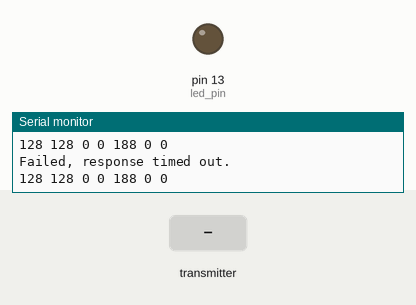
The sketch below on a simulated Arduino Uno, built with avr-gcc and run on an emulated ATmega328P. On the bench: output pins drawn as LEDs (lit = HIGH), the last lines printed to the serial monitor. The test bench sets the inputs (shaded band). No radio packets arrive unless stated.

Above: at 1.2 s.
1.3 s: the transmitter starts sending response = 0
At 2.6 s:
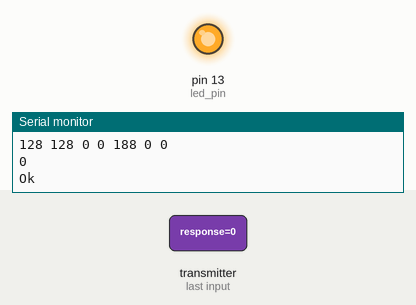
2.9 s: the transmitter starts sending response = 64
At 3.8 s:
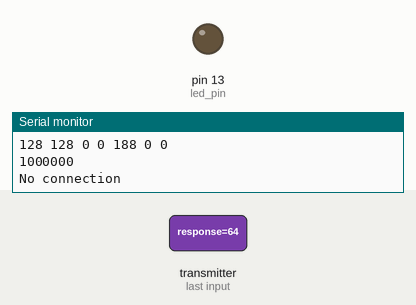
Timing chart, 0 to 5.9 s (numbered marks = the images above; inputs shaded):
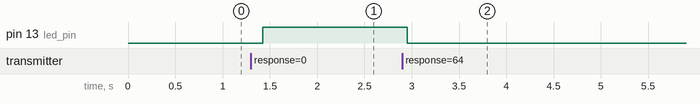

The sketch:

ArduAutoController.ino
```cpp
#include <Wire.h>
#include <ArduinoNunchuk.h>
#include <SPI.h>
#include "nRF24L01.h"
#include "RF24.h"

#define BAUDRATE 57600

const int led_pin = 13;

ArduinoNunchuk nunchuk = ArduinoNunchuk();

RF24 radio(9, 10);

// Radio pipe addresses for the 2 nodes to communicate.
const uint64_t pipes[2] = { 0xF0F0F0F0E1LL, 0xF0F0F0F0D2LL };

void setup()
{
  Serial.begin(BAUDRATE);
  pinMode(led_pin, OUTPUT);
  nunchuk.init();
  radio.begin();
  radio.openWritingPipe(pipes[0]);
  radio.openReadingPipe(1,pipes[1]);

}

void loop()
{
  nunchuk.update();

  byte analogX = nunchuk.analogX;
  byte analogY = nunchuk.analogY;
  byte accelX = nunchuk.accelX;
  byte accelY = nunchuk.accelY;
  byte accelZ = nunchuk.accelZ;
  byte zButton = nunchuk.zButton;
  byte cButton = nunchuk.cButton;
  byte car_data[7];
  car_data[0] = analogX;
  car_data[1] = analogY;
  car_data[2] = accelX;
  car_data[3] = accelY;
  car_data[4] = accelZ;
  car_data[5] = zButton;
  car_data[6] = cButton;

  Serial.print(car_data[0], DEC);
  Serial.print(' ');
  Serial.print(car_data[1], DEC);
  Serial.print(' ');
  Serial.print(car_data[2], DEC);
  Serial.print(' ');
  Serial.print(car_data[3], DEC);
  Serial.print(' ');
  Serial.print(car_data[4], DEC);
  Serial.print(' ');
  Serial.print(car_data[5], DEC);
  Serial.print(' ');
  Serial.println(car_data[6], DEC);

  radio.stopListening();
  radio.write( &car_data, 7 );
  // Now, continue listening
  radio.startListening();

  // Wait here until we get a response, or timeout (250ms)
  unsigned long started_waiting_at = millis();
  bool timeout = false;
  while ( ! radio.available() && ! timeout )
    if (millis() - started_waiting_at > 200 )
        timeout = true;

    // Describe the results
    if ( timeout )
    {
      Serial.println("Failed, response timed out.");
    }
    else
    {
      // Grab the response, compare, and send to debugging spew
      byte response;
      radio.read( &response, sizeof(response) );
      Serial.println(response,BIN);

      if (response == B0)
      {
        digitalWrite(led_pin,HIGH);
        Serial.println("Ok");
      }
      else
      {
        digitalWrite(led_pin,LOW);
        Serial.println("No connection");
      }
    }
    // Try again  later
    delay(150);
}
```

Measured:
- after the input at 1.3 s, pin 13 (led_pin): LOW → HIGH after 0.12 s
- after the input at 2.9 s, pin 13 (led_pin): HIGH → LOW after 0.05 s
